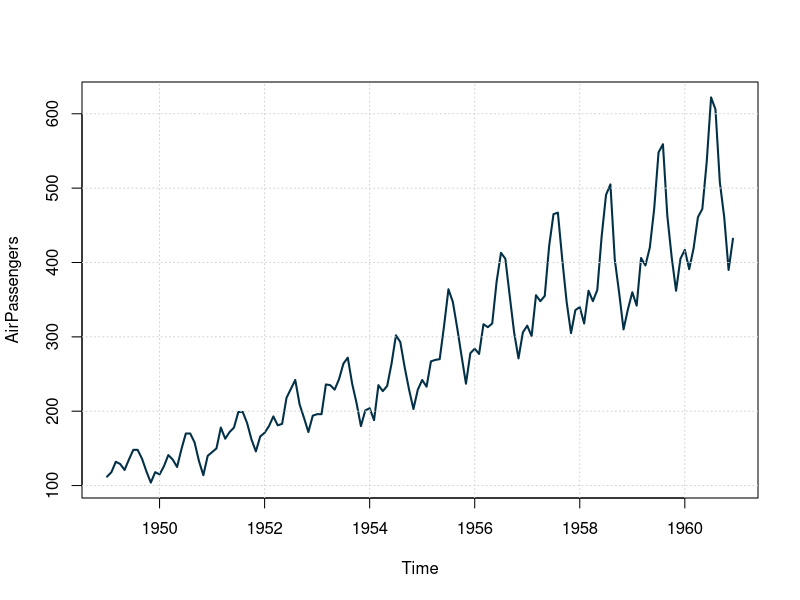
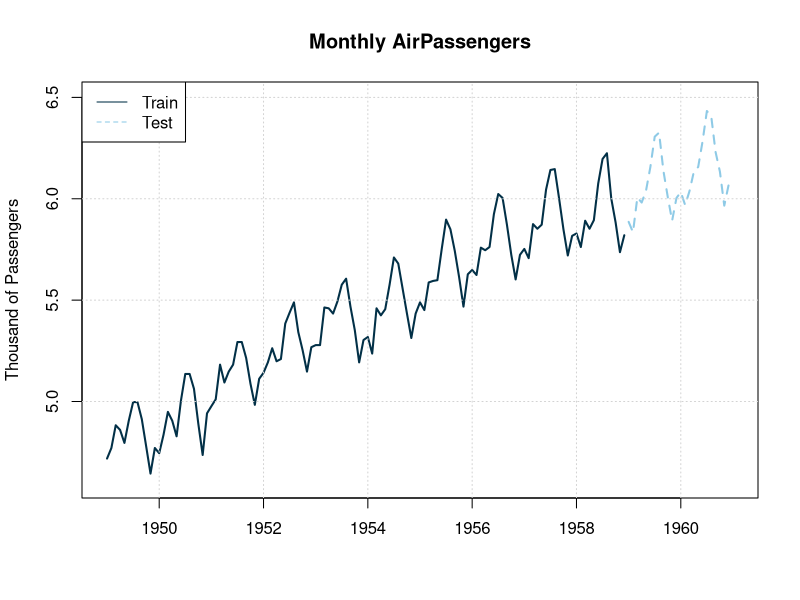
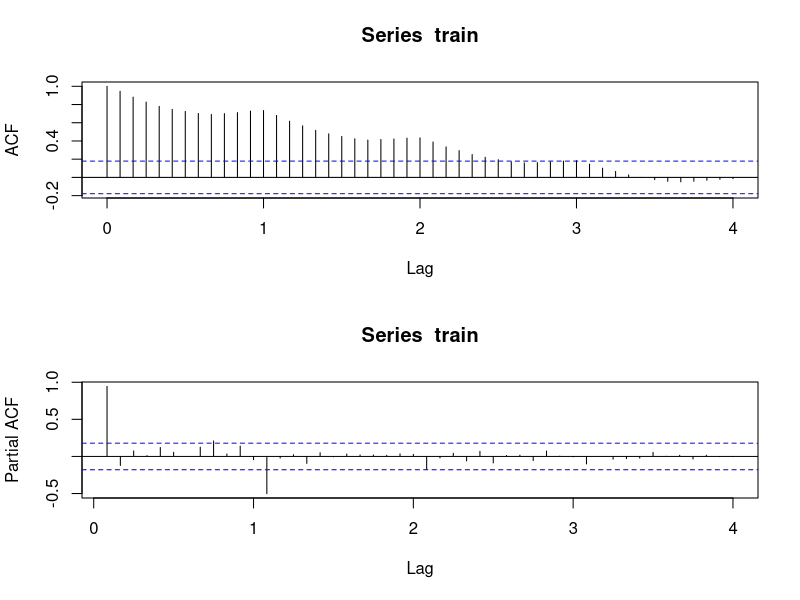
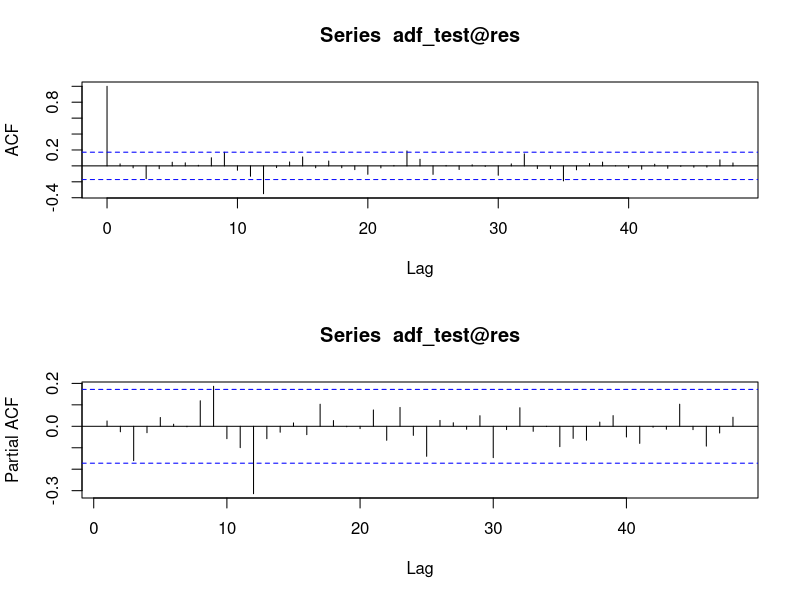
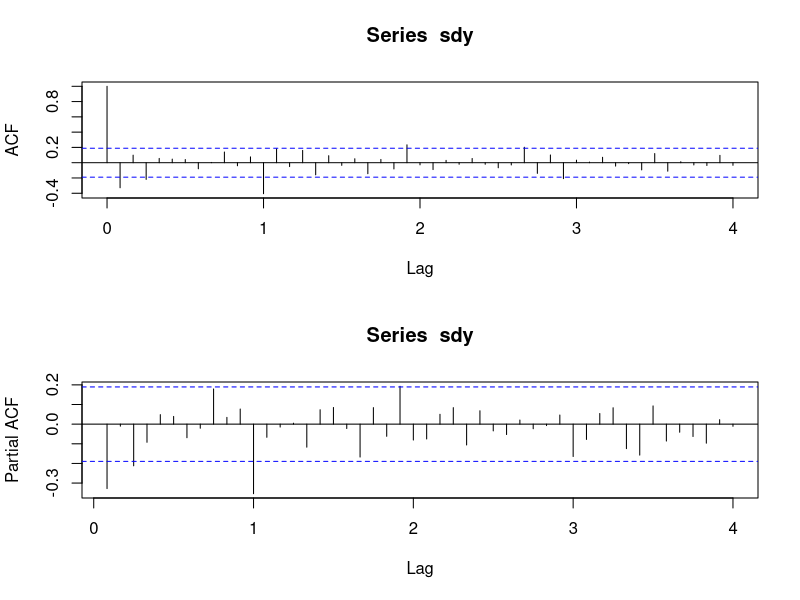
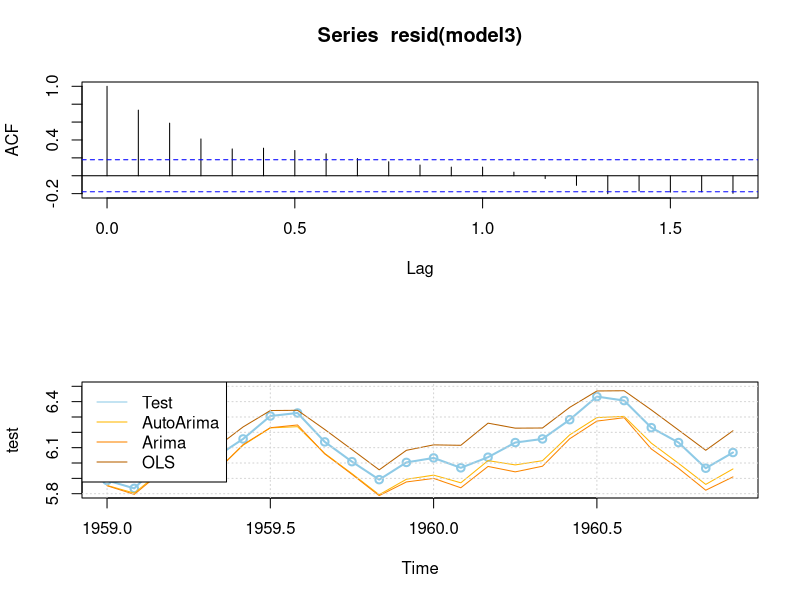

These charts were generated, in order, by the following R code:
## ---- chunk 1
knitr::opts_chunk$set(
  warning = FALSE,
  message = FALSE,
  fig.asp = 0.618,
  out.width = "100%",
  fig.dpi = 72,
  fig.retina = 2,
  dev = "svg",
  fig.align = "center"
  )
## ---- chunk 2
plot(AirPassengers, col = "#023047", lwd = 2)
grid()
## ---- chunk 3
y <- log(AirPassengers)

train <- window(y, end = c(1958, 12))
test  <- window(y, start = c(1959, 1))
## ---- chunk 4
plot(train, xlim = c(1949, 1961), ylim = c(4.6, 6.5),
     col = "#023047", lwd = 2,
     xlab = "", ylab = "Thousand of Passengers",
     main = "Monthly AirPassengers")
lines(test, col = "#8ecae6", lwd = 2, lty = 2)
grid()
legend("topleft",
       legend = c("Train", "Test"),
       col = c("#023047", "#8ecae6"),
       lty = 1:2)
## ---- chunk 5
par(mfrow = c(2, 1))
acf(train, lag.max = 48)
pacf(train, lag.max = 48)
## ---- chunk 6
library(urca)
adf_test <- ur.df(y, type = "trend", selectlags = "BIC", lags = 13)
summary(adf_test)
## ---- chunk 7
par(mfrow = c(2, 1))
acf(adf_test@res, lag.max = 48)
pacf(adf_test@res, lag.max = 48)
## ---- chunk 8
dy <- diff(train)
sdy <- diff(dy, 12)

par(mfrow = c(2, 1))
acf(sdy, lag.max = 48)
pacf(sdy, lag.max = 48)
## ---- chunk 9
# Usando o forecast
library(forecast)
model1 <- auto.arima(train)
model2 <- Arima(train, order = c(1, 1, 1), seasonal = c(1, 1, 0))
model3 <- tslm(train ~ trend + season)
## ---- chunk 10
model1
## ---- chunk 11
model2
## ---- chunk 12
broom::tidy(model3)
## ---- chunk 13
acf(resid(model3))
## ---- chunk 14
models <- list(model1, model2, model3)
yhat <- lapply(models, forecast, h = 24)
yhat_mean <- lapply(yhat, function(x) x$mean)
## ---- chunk 15
compute_error <- function(model, test) {
  y <- test
	yhat <- model$mean
	train <- model$x

	# Calcula o erro de previsao
	y - yhat
}

compute_error_metrics <- function(model, test) {

	y <- test
	yhat <- model$mean
	train <- model$x

	# Calcula o erro de previsao
	error <- y - yhat
	
	# Raiz do erro quadrado medio
	rmse <- sqrt(mean(error^2))
	# Erro medio absoluto
	mae <- mean(abs(error))
	# Erro medio percentual
	mape <- mean(abs(100 * error / y))
	# Root mean squared scaled error
	rmsse <- sqrt(mean(error^2 / snaive(train)$mean))

	# Devolve os resultados num list
	list(rmse = rmse, mae = mae, mape = mape, rmsse = rmsse)
	

}

compute_ics <- function(model) {

	# Extrai criterios de informacao
	aic  <- AIC(model)
	bic  <- BIC(model)

	# Devolve os resultados num list
	list(aic = aic, bic = bic)

} 

fcomparison <- lapply(yhat, function(yhat) compute_error_metrics(yhat, test))
icc <- lapply(models, compute_ics)

comp_error <- do.call(rbind.data.frame, fcomparison)
rownames(comp_error) <- c("AutoArima", "Manual SARIMA", "OLS")
comp_ics <- do.call(rbind.data.frame, icc)
rownames(comp_ics) <- c("AutoArima", "Manual SARIMA", "OLS")
## ---- chunk 16
comp_ics
## ---- chunk 17
comp_error
## ---- chunk 18
errors <- lapply(yhat, function(yhat) compute_error(yhat, test))
e1 <- errors[[1]]
e2 <- errors[[2]]

dm.test(e1, e2, power = 2)
## ---- chunk 19
plot(test, ylim = c(5.8, 6.5), col = "#8ecae6", lwd = 2, type = "o")
lines(yhat_mean[[1]], col = "#ffb703")
lines(yhat_mean[[2]], col = "#fb8500")
lines(yhat_mean[[3]], col = "#B86200")
grid()
legend("topleft", lty = 1,
       legend = c("Test", "AutoArima", "Arima", "OLS"),
       col = c("#8ecae6", "#ffb703", "#fb8500", "#B86200"))
